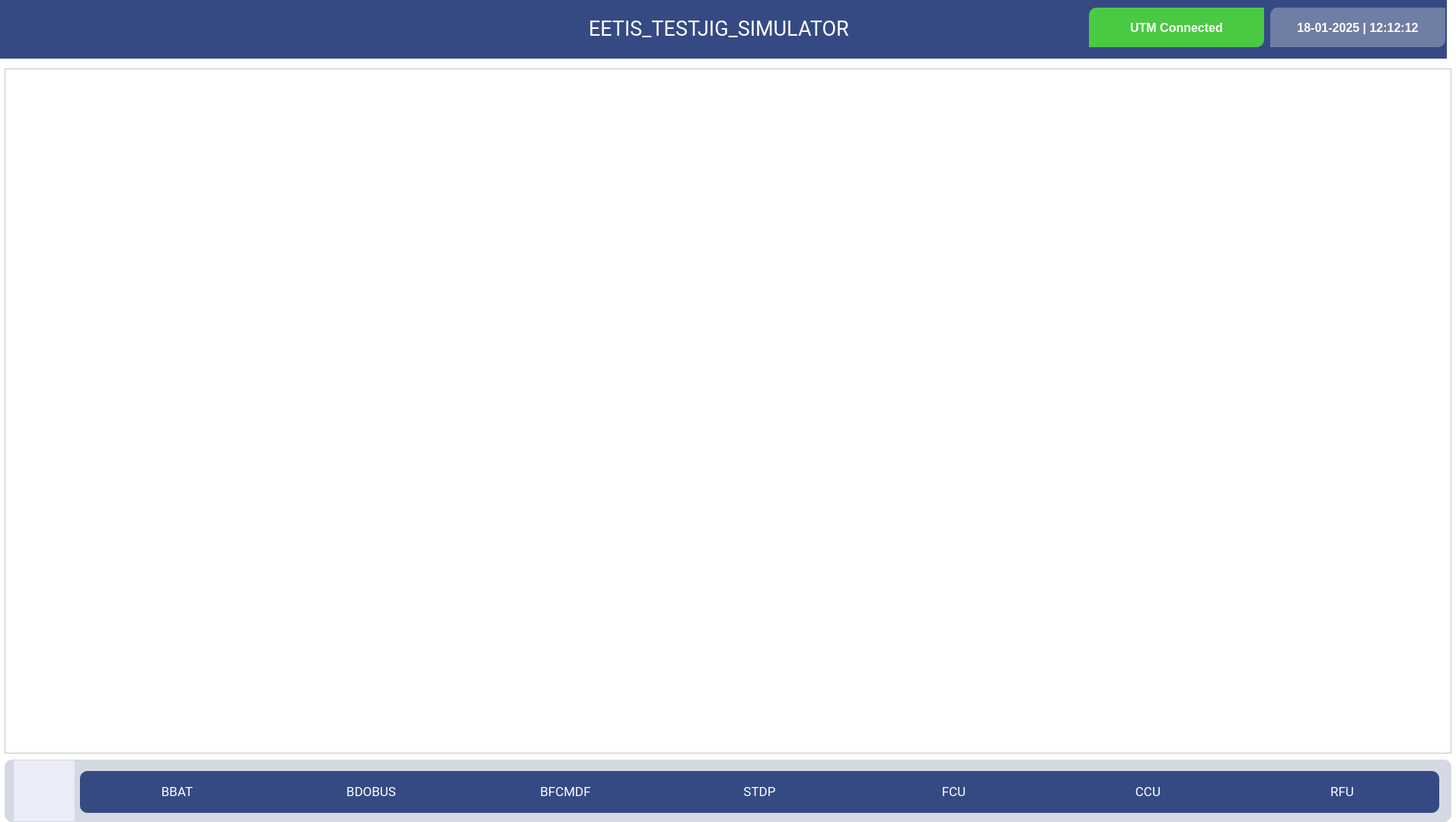
<?xml version="1.0" encoding="UTF-8"?>
<ui version="4.0">
 <class>MainWindow</class>
 <widget class="QMainWindow" name="MainWindow">
  <property name="geometry">
   <rect>
    <x>0</x>
    <y>0</y>
    <width>1912</width>
    <height>1080</height>
   </rect>
  </property>
  <property name="windowTitle">
   <string>MainWindow</string>
  </property>
  <property name="styleSheet">
   <string notr="true">background-color: rgb(255, 255, 255);</string>
  </property>
  <widget class="QWidget" name="centralWidget">
   <widget class="QLabel" name="lblHederName">
    <property name="geometry">
     <rect>
      <x>0</x>
      <y>0</y>
      <width>1900</width>
      <height>77</height>
     </rect>
    </property>
    <property name="font">
     <font>
      <family>Roboto</family>
      <pointsize>20</pointsize>
      <weight>75</weight>
      <bold>true</bold>
     </font>
    </property>
    <property name="styleSheet">
     <string notr="true">background-color: rgb(53, 74, 131); </string>
    </property>
    <property name="text">
     <string/>
    </property>
    <property name="alignment">
     <set>Qt::AlignLeading|Qt::AlignLeft|Qt::AlignVCenter</set>
    </property>
   </widget>
   <widget class="QLabel" name="lblUTMHTMStatus">
    <property name="geometry">
     <rect>
      <x>1430</x>
      <y>10</y>
      <width>230</width>
      <height>52</height>
     </rect>
    </property>
    <property name="font">
     <font>
      <pointsize>12</pointsize>
      <weight>75</weight>
      <bold>true</bold>
     </font>
    </property>
    <property name="styleSheet">
     <string notr="true">background-color: rgb(73, 202, 66); 
color:white;
border-bottom-right-radius:10px;
border-top-left-radius:10px;</string>
    </property>
    <property name="text">
     <string>UTM Connected</string>
    </property>
    <property name="alignment">
     <set>Qt::AlignCenter</set>
    </property>
   </widget>
   <widget class="QLabel" name="lblDateTime">
    <property name="geometry">
     <rect>
      <x>1668</x>
      <y>10</y>
      <width>230</width>
      <height>52</height>
     </rect>
    </property>
    <property name="font">
     <font>
      <pointsize>12</pointsize>
      <weight>75</weight>
      <bold>true</bold>
     </font>
    </property>
    <property name="styleSheet">
     <string notr="true">background:color rgb(150,160,186,60%);
color:white;
border-bottom-right-radius:10px;
border-top-left-radius:10px;</string>
    </property>
    <property name="text">
     <string>18-01-2025 | 12:12:12</string>
    </property>
    <property name="alignment">
     <set>Qt::AlignCenter</set>
    </property>
   </widget>
   <widget class="QLabel" name="label_4">
    <property name="geometry">
     <rect>
      <x>773</x>
      <y>22</y>
      <width>350</width>
      <height>31</height>
     </rect>
    </property>
    <property name="font">
     <font>
      <family>Roboto</family>
      <pointsize>20</pointsize>
     </font>
    </property>
    <property name="styleSheet">
     <string notr="true">background-color: rgb(53, 74, 131); 
color: rgb(255, 255, 255);</string>
    </property>
    <property name="text">
     <string>EETIS_TESTJIG_SIMULATOR</string>
    </property>
   </widget>
   <widget class="QFrame" name="frmMain">
    <property name="geometry">
     <rect>
      <x>6</x>
      <y>90</y>
      <width>1900</width>
      <height>900</height>
     </rect>
    </property>
    <property name="styleSheet">
     <string notr="true"/>
    </property>
    <property name="frameShape">
     <enum>QFrame::StyledPanel</enum>
    </property>
    <property name="frameShadow">
     <enum>QFrame::Raised</enum>
    </property>
   </widget>
   <widget class="QFrame" name="frame">
    <property name="geometry">
     <rect>
      <x>6</x>
      <y>998</y>
      <width>1900</width>
      <height>82</height>
     </rect>
    </property>
    <property name="styleSheet">
     <string notr="true">background:color rgb(150,160,186,40%);
border-radius:10px;</string>
    </property>
    <property name="frameShape">
     <enum>QFrame::StyledPanel</enum>
    </property>
    <property name="frameShadow">
     <enum>QFrame::Raised</enum>
    </property>
    <widget class="QPushButton" name="pbBDOBUS">
     <property name="geometry">
      <rect>
       <x>354</x>
       <y>15</y>
       <width>255</width>
       <height>55</height>
      </rect>
     </property>
     <property name="font">
      <font>
       <family>Roboto</family>
       <pointsize>13</pointsize>
      </font>
     </property>
     <property name="styleSheet">
      <string notr="true">background-color: rgb(53, 74, 131); 
color: rgb(255, 255, 255);
border-bottom-right-radius:00px;
border-top-right-radius:00px;

border-bottom-left-radius:0px;
border-top-left-radius:00px;</string>
     </property>
     <property name="text">
      <string>BDOBUS</string>
     </property>
    </widget>
    <widget class="QPushButton" name="pbBfcmdf">
     <property name="geometry">
      <rect>
       <x>609</x>
       <y>15</y>
       <width>255</width>
       <height>55</height>
      </rect>
     </property>
     <property name="font">
      <font>
       <family>Roboto</family>
       <pointsize>13</pointsize>
      </font>
     </property>
     <property name="styleSheet">
      <string notr="true">background-color: rgb(53, 74, 131); 
color: rgb(255, 255, 255);
border-bottom-right-radius:00px;
border-top-right-radius:00px;

border-bottom-left-radius:0px;
border-top-left-radius:00px;</string>
     </property>
     <property name="text">
      <string>BFCMDF</string>
     </property>
    </widget>
    <widget class="QPushButton" name="pushButton_4">
     <property name="geometry">
      <rect>
       <x>864</x>
       <y>15</y>
       <width>255</width>
       <height>55</height>
      </rect>
     </property>
     <property name="font">
      <font>
       <family>Roboto</family>
       <pointsize>13</pointsize>
      </font>
     </property>
     <property name="styleSheet">
      <string notr="true">background-color: rgb(53, 74, 131); 
color: rgb(255, 255, 255);
border-bottom-right-radius:00px;
border-top-right-radius:00px;

border-bottom-left-radius:0px;
border-top-left-radius:00px;</string>
     </property>
     <property name="text">
      <string>STDP</string>
     </property>
    </widget>
    <widget class="QPushButton" name="pushButton_6">
     <property name="geometry">
      <rect>
       <x>1119</x>
       <y>15</y>
       <width>255</width>
       <height>55</height>
      </rect>
     </property>
     <property name="font">
      <font>
       <family>Roboto</family>
       <pointsize>13</pointsize>
      </font>
     </property>
     <property name="styleSheet">
      <string notr="true">background-color: rgb(53, 74, 131); 
color: rgb(255, 255, 255);
border-bottom-right-radius:00px;
border-top-right-radius:00px;

border-bottom-left-radius:0px;
border-top-left-radius:00px;</string>
     </property>
     <property name="text">
      <string>FCU</string>
     </property>
    </widget>
    <widget class="QPushButton" name="pushButton_7">
     <property name="geometry">
      <rect>
       <x>1374</x>
       <y>15</y>
       <width>255</width>
       <height>55</height>
      </rect>
     </property>
     <property name="font">
      <font>
       <family>Roboto</family>
       <pointsize>13</pointsize>
      </font>
     </property>
     <property name="styleSheet">
      <string notr="true">background-color: rgb(53, 74, 131); 
color: rgb(255, 255, 255);
border-bottom-right-radius:00px;
border-top-right-radius:00px;

border-bottom-left-radius:0px;
border-top-left-radius:00px;</string>
     </property>
     <property name="text">
      <string>CCU</string>
     </property>
    </widget>
    <widget class="QPushButton" name="pbRfu">
     <property name="geometry">
      <rect>
       <x>1629</x>
       <y>15</y>
       <width>255</width>
       <height>55</height>
      </rect>
     </property>
     <property name="font">
      <font>
       <family>Roboto</family>
       <pointsize>13</pointsize>
      </font>
     </property>
     <property name="styleSheet">
      <string notr="true">background-color: rgb(53, 74, 131); 
color: rgb(255, 255, 255);
border-bottom-right-radius:10px;
border-top-right-radius:10px;

border-bottom-left-radius:0px;
border-top-left-radius:00px;</string>
     </property>
     <property name="text">
      <string>RFU</string>
     </property>
    </widget>
    <widget class="QPushButton" name="pbBBAT">
     <property name="geometry">
      <rect>
       <x>99</x>
       <y>15</y>
       <width>255</width>
       <height>55</height>
      </rect>
     </property>
     <property name="font">
      <font>
       <family>Roboto</family>
       <pointsize>13</pointsize>
      </font>
     </property>
     <property name="styleSheet">
      <string notr="true">background-color: rgb(53, 74, 131); 
color: rgb(255, 255, 255);
border-bottom-right-radius:00px;
border-top-right-radius:00px;

border-bottom-left-radius:10px;
border-top-left-radius:10px;</string>
     </property>
     <property name="text">
      <string>BBAT</string>
     </property>
    </widget>
    <widget class="QPushButton" name="btnShutDown">
     <property name="geometry">
      <rect>
       <x>12</x>
       <y>1</y>
       <width>80</width>
       <height>80</height>
      </rect>
     </property>
     <property name="sizePolicy">
      <sizepolicy hsizetype="Minimum" vsizetype="Maximum">
       <horstretch>26</horstretch>
       <verstretch>18</verstretch>
      </sizepolicy>
     </property>
     <property name="font">
      <font>
       <pointsize>12</pointsize>
      </font>
     </property>
     <property name="styleSheet">
      <string notr="true">background-color: rgb(234, 236, 247); 

color:white;
border-radius:50px;</string>
     </property>
     <property name="text">
      <string/>
     </property>
     <property name="iconSize">
      <size>
       <width>80</width>
       <height>80</height>
      </size>
     </property>
    </widget>
   </widget>
   <widget class="QLabel" name="lblDntLogo">
    <property name="geometry">
     <rect>
      <x>-10</x>
      <y>8</y>
      <width>221</width>
      <height>61</height>
     </rect>
    </property>
    <property name="styleSheet">
     <string notr="true">background-color: rgb(53, 74, 131); 
background-image: url(:/images/DNT_Logo.png);</string>
    </property>
    <property name="text">
     <string/>
    </property>
   </widget>
  </widget>
 </widget>
 <layoutdefault spacing="6" margin="11"/>
 <resources/>
 <connections/>
</ui>
